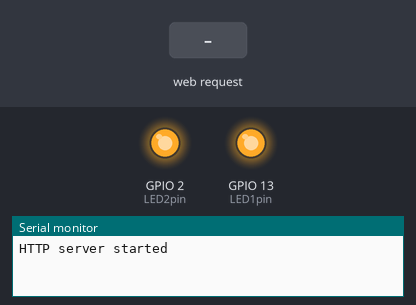
Bench run of a sketch on a simulated ESP8266 (NodeMCU). Shown: output pins drawn as LEDs (lit = HIGH), the last lines printed to the serial monitor. The inputs (shaded band) are chosen by the test bench.

Above: at 1.3 s.
1.4 s: HTTP request GET /led1off received
At 2.6 s:
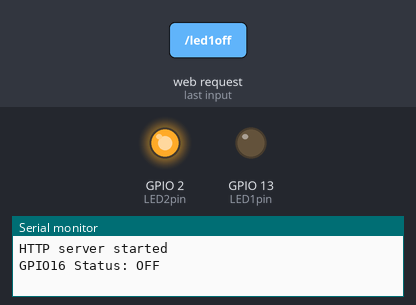
2.9 s: HTTP request GET /led2off received
At 3.8 s:
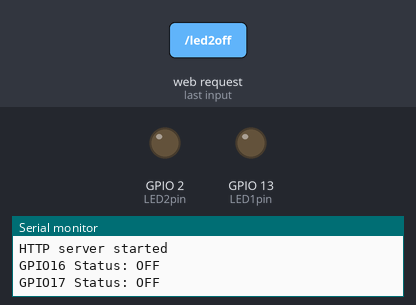
4.4 s: HTTP request GET /led1on received
At 5.0 s:
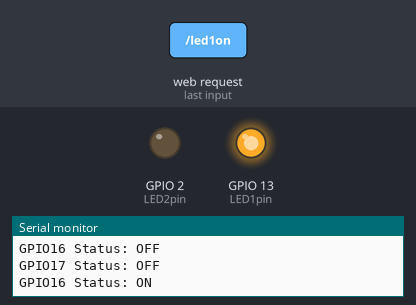
5.9 s: HTTP request GET /led2on received
At 7.3 s:
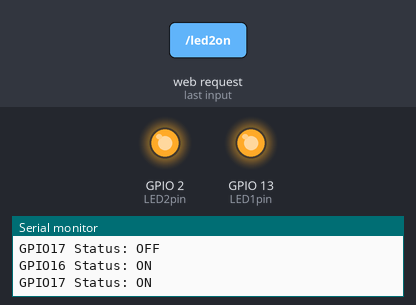
Timing chart, 0 to 8.4 s (numbered marks = the images above; inputs shaded):
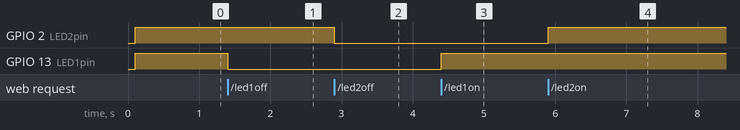

Measured:
- after the input at 1.4 s, GPIO 13 (LED1pin): HIGH → LOW at once
- after the input at 2.9 s, GPIO 2 (LED2pin): HIGH → LOW at once
- after the input at 4.4 s, GPIO 13 (LED1pin): LOW → HIGH at once
- after the input at 5.9 s, GPIO 2 (LED2pin): LOW → HIGH at once

The sketch:

http-led-2020.ino
```cpp
#include <ESP8266WiFi.h>
#include <ESP8266WebServer.h>

/* Установите здесь свои SSID и пароль */
const char* ssid = "NodeMCU";       // SSID
const char* password = "12345678";  // пароль

/* Настройки IP адреса */
IPAddress local_ip(192,168,1,1);
IPAddress gateway(192,168,1,1);
IPAddress subnet(255,255,255,0);

ESP8266WebServer server(80);
uint8_t LED1pin = 13;
bool LED1status = HIGH;

uint8_t LED2pin = 2;
bool LED2status = HIGH;

void setup()
{
  Serial.begin(115200);
  pinMode(LED1pin, OUTPUT);
  pinMode(LED2pin, OUTPUT);
//  digitalWrite(LED1pin, HIGH);
//  digitalWrite(LED2pin, HIGH);


  WiFi.softAP(ssid, password);
  WiFi.softAPConfig(local_ip, gateway, subnet);
  delay(100);

  server.on("/", handle_OnConnect);
  server.on("/led1on", handle_led1on);
  server.on("/led1off", handle_led1off);
  server.on("/led2on", handle_led2on);
  server.on("/led2off", handle_led2off);
  server.onNotFound(handle_NotFound);

  server.begin();
  Serial.println("HTTP server started");
}

void loop()
{
  server.handleClient();
  if(LED1status)
    digitalWrite(LED1pin, HIGH);
  else
    digitalWrite(LED1pin, LOW);

  if(LED2status)
    digitalWrite(LED2pin, HIGH);
  else
    digitalWrite(LED2pin, LOW);
}

void handle_OnConnect()
{
  Serial.print("GPIO16 Status: ");
  if(LED1status)
    Serial.print("ON");
  else
    Serial.print("OFF");

  Serial.print(" | GPIO17 Status: ");
  if(LED2status)
    Serial.print("ON");
  else
    Serial.print("OFF");

  Serial.println("");
  server.send(200, "text/html", SendHTML(LED1status,LED2status));
}

void handle_led1on()
{
  LED1status = HIGH;
  Serial.println("GPIO16 Status: ON");
  server.send(200, "text/html", SendHTML(true,LED2status));
}

void handle_led1off()
{
  LED1status = LOW;
  Serial.println("GPIO16 Status: OFF");
  server.send(200, "text/html", SendHTML(false,LED2status));
}

void handle_led2on()
{
  LED2status = HIGH;
  Serial.println("GPIO17 Status: ON");
  server.send(200, "text/html", SendHTML(LED1status,true));
}

void handle_led2off()
{
  LED2status = LOW;
  Serial.println("GPIO17 Status: OFF");
  server.send(200, "text/html", SendHTML(LED1status,false));
}

void handle_NotFound()
{
  server.send(404, "text/plain", "Not found");
}

String SendHTML(uint8_t led1stat,uint8_t led2stat)
{
  String ptr = "<!DOCTYPE html> <html>\n";
  ptr +="<head><meta name=\"viewport\" content=\"width=device-width, initial-scale=1.0, user-scalable=no\">\n";
  ptr +="<title>LED Control HEZ</title>\n";
  ptr +="<style>html { font-family: Helvetica; display: inline-block; margin: 0px auto; text-align: center;}\n";
  ptr +="body{margin-top: 50px;} h1 {color: #444444;margin: 50px auto 30px;} h3 {color: #444444;margin-bottom: 50px;}\n";
  ptr +=".button {display: block;width: 80px;background-color: #1abc9c;border: none;color: white;padding: 13px 30px;text-decoration: none;font-size: 25px;margin: 0px auto 35px;cursor: pointer;border-radius: 4px;}\n";
  ptr +=".button-on {background-color: #1abc9c;}\n";
  ptr +=".button-on:active {background-color: #16a085;}\n";
  ptr +=".button-off {background-color: #34495e;}\n";
  ptr +=".button-off:active {background-color: #2c3e50;}\n";
  ptr +="p {font-size: 14px;color: #888;margin-bottom: 10px;}\n";
  ptr +="</style>\n";
  ptr +="</head>\n";
  ptr +="<body>\n";
  ptr +="<h1>HEZ LED</h1>\n";
//  ptr +="<h3>Using Access Point(AP) Mode</h3>\n";

  if(led1stat)
    ptr +="<p>LED1 Status: ON</p><a class=\"button button-off\" href=\"/led1off\">OFF</a>\n";
  else
    ptr +="<p>LED1 Status: OFF</p><a class=\"button button-on\" href=\"/led1on\">ON</a>\n";

  if(led2stat)
    ptr +="<p>LED2 Status: ON</p><a class=\"button button-off\" href=\"/led2off\">OFF</a>\n";
  else
    ptr +="<p>LED2 Status: OFF</p><a class=\"button button-on\" href=\"/led2on\">ON</a>\n";

  ptr +="</body>\n";
  ptr +="</html>\n";
  return ptr;
}
```
